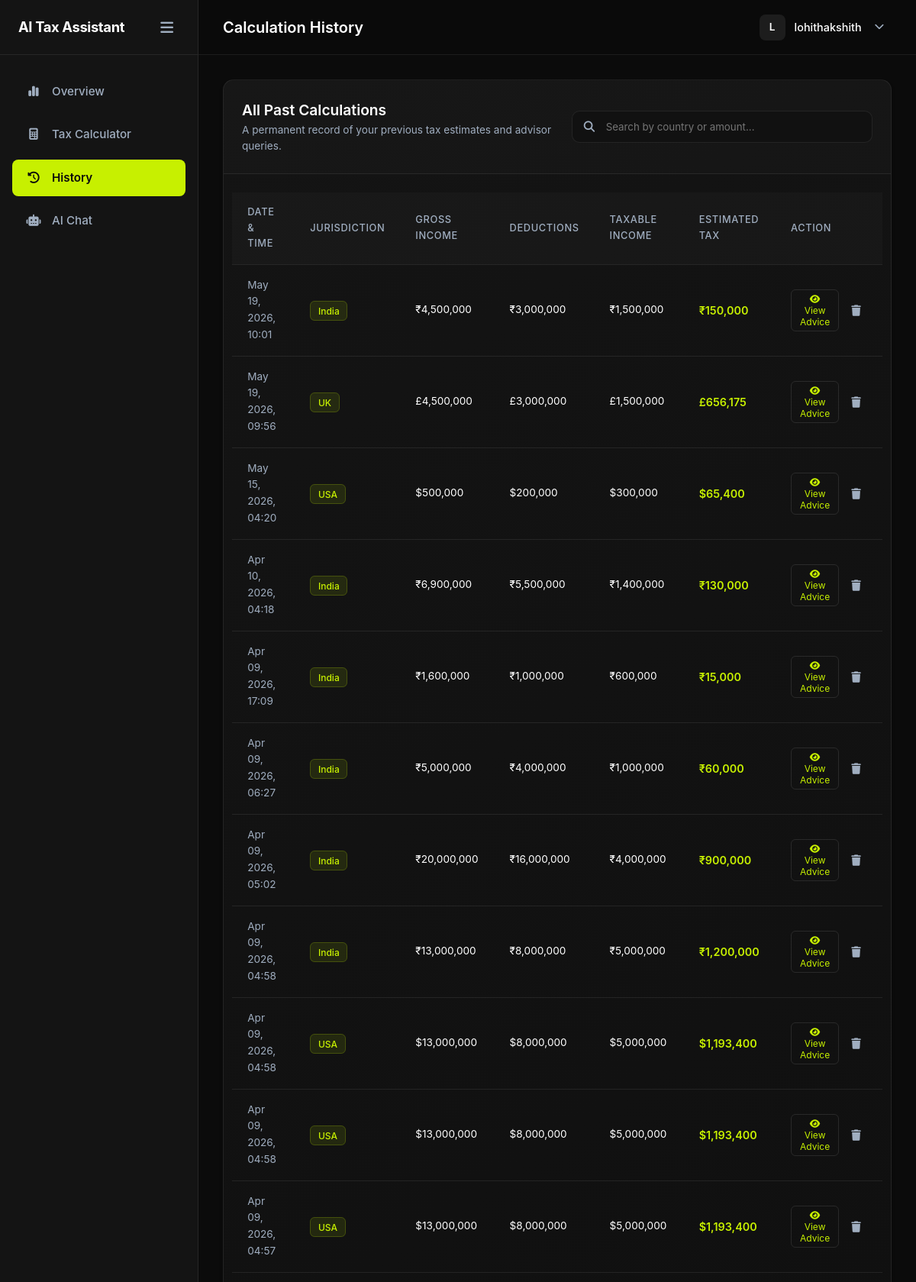
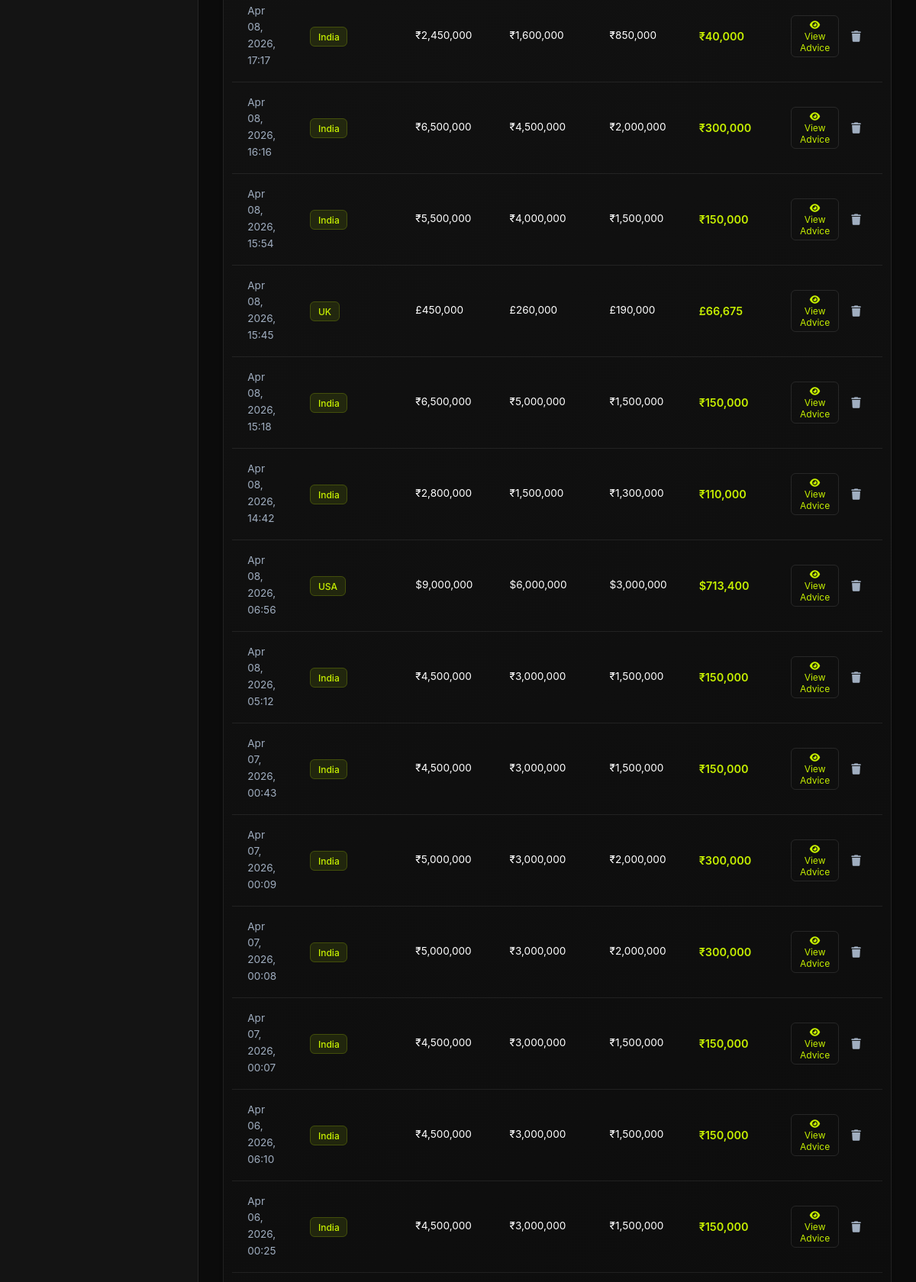
Page /dashboard/history/ (signed in, upper part) on the committed database (2 pictures, top to bottom).
### tax_engine/models.py (models this page shows, shortened)
class TaxCalculation(models.Model):
    user = models.ForeignKey(User, on_delete=models.CASCADE)
    country = models.CharField(max_length=50)
    income = models.FloatField()
    deductions = models.FloatField()
    taxable_income = models.FloatField()
    estimated_tax = models.FloatField()
    ai_explanation = models.TextField(blank=True, null=True)
    created_at = models.DateTimeField(auto_now_add=True)

### dashboard/views.py (the view)
# urls.py: path('dashboard/history/', views.history_view, name='history'),
@login_required
def history_view(request):
    calculations = TaxCalculation.objects.filter(user=request.user).order_by('-created_at')
    return render(request, 'dashboard/history.html', {'calculations': calculations})

### dashboard/templatetags/tax_tags.py (called while the page is built)
@register.filter
def currency_symbol(country_name):
    if not country_name:
        return "₹"  # Default to INR as per user preference
    country = str(country_name).lower().strip()
    mapping = {
        'india': '₹',
        'in': '₹',
        'inr': '₹',
        'us': '$',
        'usa': '$',
        'usd': '$',
        'united states': '$',
        'uk': '£',
        'gbp': '£',
        'united kingdom': '£',
        'gb': '£',
        'canada': 'C$',
        'cad': 'C$',
        'ca': 'C$',
        'australia': 'A$',
        'aud': 'A$',
        'au': 'A$',
        'europe': '€',
        'eu': '€',
        'euro': '€',
        'eur': '€',
    }
    return mapping.get(country, '₹')  # Default fallback to INR

@register.filter
def country_display(value):
    if not value:
        return "India"
    mapping = {
        'india': 'India',
        'in': 'India',
        'inr': 'India',
        'us': 'USA',
        'usa': 'USA',
        'usd': 'USA',
        'united states': 'USA',
        'uk': 'UK',
        'gbp': 'UK',
        'united kingdom': 'UK',
        'canada': 'Canada',
        'cad': 'Canada',
        'australia': 'Australia',
        'aud': 'Australia',
        'europe': 'European Union',
        'eu': 'European Union',
        'eur': 'European Union',
        'euro': 'European Union',
    }
    return mapping.get(str(value).lower().strip(), str(value).title())

### templates/dashboard/history.html (shortened to what this page needs)
{% extends 'base_app.html' %}
{% load tax_tags humanize tz %}
{% block page_title %}Calculation History{% endblock %}
{% block content %}
<div class="history-card">
    <div class="card-header flex-between align-center">
        <div>
            <h3>All Past Calculations</h3>
            <p class="text-muted text-sm mt-1">A permanent record of your previous tax estimates and advisor queries.
            </p>
        </div>
        <div class="search-wrapper">
            <i class="fa-solid fa-search"></i>
            <input type="text" id="historySearch" placeholder="Search by country or amount..." class="modern-input">
        </div>
    </div>
    <div class="card-body p-0">
        {% if calculations %}
        <div class="table-responsive">
            <table class="table table-hover" id="historyTable">
                <thead>
                    <tr>
                        <th>Date & Time</th>
                        <th>Jurisdiction</th>
                        <th>Gross Income</th>
                        <th>Deductions</th>
                        <th>Taxable Income</th>
                        <th>Estimated Tax</th>
                        <th>Action</th>
                    </tr>
                </thead>
                <tbody>
                    {% for calc in calculations %}
                    <tr style="cursor: pointer;" onclick="viewAIExplanation('{{ calc.id }}')">
                        <td class="text-muted text-sm timestamp-cell" data-utc="{{ calc.created_at|date:'c' }}">{{ calc.created_at|localtime|date:"M d, Y H:i" }}</td>
                        <td>
                            <span class="badge"
                                style="background: rgba(199,240,0,0.1); color: var(--accent-neon); border: 1px solid rgba(199,240,0,0.2);">
                                {{ calc.country|country_display }}
                            </span>
                        </td>
                        <td class="text-sm">
                            {{ calc.country|currency_symbol }}{{ calc.income|floatformat:0|intcomma }}
                        </td>
                        <td class="text-sm">
                            {{ calc.country|currency_symbol }}{{ calc.deductions|floatformat:0|intcomma }}
                        </td>
                        <td class="text-sm">
                            {{ calc.country|currency_symbol }}{{ calc.taxable_income|floatformat:0|intcomma }}
                        </td>
                        <td class="text-accent font-weight-bold">
                            {{ calc.country|currency_symbol }}{{ calc.estimated_tax|floatformat:0|intcomma }}
                        </td>
                        <td>
                            <div style="display: flex; gap: 0.5rem;">
                                <button class="btn-view-advice" style="background: transparent; border: 1px solid rgba(255,255,255,0.1); color: var(--accent-neon); padding: 4px 10px; border-radius: 6px; font-size: 0.75rem;">
                                    <i class="fa-solid fa-eye"></i> View Advice
                                </button>
                                <button class="btn-delete-calc" onclick="confirmDeleteCalc(event, '{{ calc.id }}', this)"
                                    style="background: transparent; border: none; color: var(--text-muted); cursor: pointer; padding: 4px 8px; font-size: 0.9rem; transition: color 0.2s ease;"
                                    onmouseover="this.style.color='#ef4444'"
                                    onmouseout="this.style.color='var(--text-muted)'"
                                    title="Delete calculation">
                                    <i class="fa-solid fa-trash"></i>
                                </button>
                            </div>
                        </td>
                    </tr>
                    {% endfor %}
                </tbody>
            </table>
        </div>
        {% endif %}
    </div>
</div>
{% endblock %}

### templates/base_app.html (shortened to what this page needs)
{% load static %}
<!DOCTYPE html>
<html lang="en">
<head>
    <link rel="stylesheet" href="https://cdnjs.cloudflare.com/ajax/libs/font-awesome/6.5.1/css/all.min.css" />
    <link rel="stylesheet" href="{% static 'style.css' %}">
    <link rel="stylesheet" href="{% static 'dashboard.css' %}">
</head>
<body class="app-body">
    <aside class="app-sidebar" id="appSidebar">
        <div class="sidebar-header">
            <span class="logo">AI Tax Assistant</span>
            <button class="icon-btn" id="toggleSidebar"><i class="fa-solid fa-bars"></i></button>
        </div>
        <nav class="sidebar-nav">
            <a href="{% url 'dashboard' %}" class="nav-item">
                <span class="nav-icon"><i class="fa-solid fa-chart-simple"></i></span>
                <span class="nav-label">Overview</span>
            </a>
            <a href="{% url 'calculator' %}" class="nav-item">
                <span class="nav-icon"><i class="fa-solid fa-calculator"></i></span>
                <span class="nav-label">Tax Calculator</span>
            </a>
            <a href="{% url 'history' %}" class="nav-item">
                <span class="nav-icon"><i class="fa-solid fa-clock-rotate-left"></i></span>
                <span class="nav-label">History</span>
            </a>
            <a href="{% url 'chat' %}" class="nav-item">
                <span class="nav-icon"><i class="fa-solid fa-robot"></i></span>
                <span class="nav-label">AI Chat</span>
            </a>
        </nav>
    </aside>
    <div class="app-main">
        <header class="app-topbar">
            <div class="topbar-left">
                <h2 class="page-title">{% block page_title %}Dashboard{% endblock %}</h2>
            </div>
            <div class="topbar-right">
                <div class="user-profile-dropdown" id="userProfileDropdown">
                    <div class="user-profile-trigger" id="dropdownTrigger">
                        <div class="user-avatar" data-initials="{{ request.user.username|make_list|first|upper }}">
                            {{ request.user.username|make_list|first|upper }}
                        </div>
                        <span class="user-name">{{ request.user.username }}</span>
                        <i class="fa-solid fa-chevron-down"
                            style="font-size: 0.8rem; margin-left: 5px; color: var(--text-muted);"></i>
                    </div>
                </div>
            </div>
        </header>
        <main class="app-content container-fluid">
            {% block content %}
            {% endblock %}
        </main>
    </div>
</body>
</html>

### static/style.css (style rules this page uses)
html { scroll-behavior: smooth; }
* { margin: 0; padding: 0; box-sizing: border-box; font-family: 'Inter', system-ui, sans-serif; }
:root { --bg-main: #0b0b0b; --bg-card: #141414; --text-main: #ffffff; --text-muted: #b3b3b3; --border-color: #262626; --accent: #c7f000; }
body { background: var(--bg-main); color: var(--text-main); line-height: 1.6; }
a { text-decoration: none; color: var(--text-main); }
main { padding: 2rem; display: block; min-width: 320px; }

### rows in the picture
TaxCalculation: country|country_display "India", country "₹", income "4,500,000", deductions "3,000,000", taxable_income "1,500,000", estimated_tax "150,000"
TaxCalculation: country|country_display "UK", country "£", income "4,500,000", deductions "3,000,000", taxable_income "1,500,000", estimated_tax "656,175"
TaxCalculation: country|country_display "USA", country "$", income "500,000", deductions "200,000", taxable_income "300,000", estimated_tax "65,400"
TaxCalculation: country|country_display "India", country "₹", income "6,900,000", deductions "5,500,000", taxable_income "1,400,000", estimated_tax "130,000"
TaxCalculation: country|country_display "India", country "₹", income "1,600,000", deductions "1,000,000", taxable_income "600,000", estimated_tax "15,000"
TaxCalculation: country|country_display "India", country "₹", income "5,000,000", deductions "4,000,000", taxable_income "1,000,000", estimated_tax "60,000"
TaxCalculation: country|country_display "India", country "₹", income "20,000,000", deductions "16,000,000", taxable_income "4,000,000", estimated_tax "900,000"
TaxCalculation: country|country_display "India", country "₹", income "13,000,000", deductions "8,000,000", taxable_income "5,000,000", estimated_tax "1,200,000"
TaxCalculation: country|country_display "USA", country "$", income "13,000,000", deductions "8,000,000", taxable_income "5,000,000", estimated_tax "1,193,400"
TaxCalculation: country|country_display "USA", country "$", income "13,000,000", deductions "8,000,000", taxable_income "5,000,000", estimated_tax "1,193,400"
TaxCalculation: country|country_display "USA", country "$", income "13,000,000", deductions "8,000,000", taxable_income "5,000,000", estimated_tax "1,193,400"
TaxCalculation: country|country_display "India", country "₹", income "2,450,000", deductions "1,600,000", taxable_income "850,000", estimated_tax "40,000"
TaxCalculation: country|country_display "India", country "₹", income "6,500,000", deductions "4,500,000", taxable_income "2,000,000", estimated_tax "300,000"
TaxCalculation: country|country_display "India", country "₹", income "5,500,000", deductions "4,000,000", taxable_income "1,500,000", estimated_tax "150,000"
TaxCalculation: country|country_display "UK", country "£", income "450,000", deductions "260,000", taxable_income "190,000", estimated_tax "66,675"
TaxCalculation: country|country_display "India", country "₹", income "6,500,000", deductions "5,000,000", taxable_income "1,500,000", estimated_tax "150,000"
TaxCalculation: country|country_display "India", country "₹", income "2,800,000", deductions "1,500,000", taxable_income "1,300,000", estimated_tax "110,000"
TaxCalculation: country|country_display "USA", country "$", income "9,000,000", deductions "6,000,000", taxable_income "3,000,000", estimated_tax "713,400"
TaxCalculation: country|country_display "India", country "₹", income "4,500,000", deductions "3,000,000", taxable_income "1,500,000", estimated_tax "150,000"
TaxCalculation: country|country_display "India", country "₹", income "4,500,000", deductions "3,000,000", taxable_income "1,500,000", estimated_tax "150,000"
TaxCalculation: country|country_display "India", country "₹", income "5,000,000", deductions "3,000,000", taxable_income "2,000,000", estimated_tax "300,000"
TaxCalculation: country|country_display "India", country "₹", income "5,000,000", deductions "3,000,000", taxable_income "2,000,000", estimated_tax "300,000"
TaxCalculation: country|country_display "India", country "₹", income "4,500,000", deductions "3,000,000", taxable_income "1,500,000", estimated_tax "150,000"
TaxCalculation: country|country_display "India", country "₹", income "4,500,000", deductions "3,000,000", taxable_income "1,500,000", estimated_tax "150,000"
TaxCalculation: country|country_display "India", country "₹", income "4,500,000", deductions "3,000,000", taxable_income "1,500,000", estimated_tax "150,000"

### other values in the picture
{{ request.user.username|make_list|first|upper }} "L"
{{ request.user.username }} "lohithakshith"
